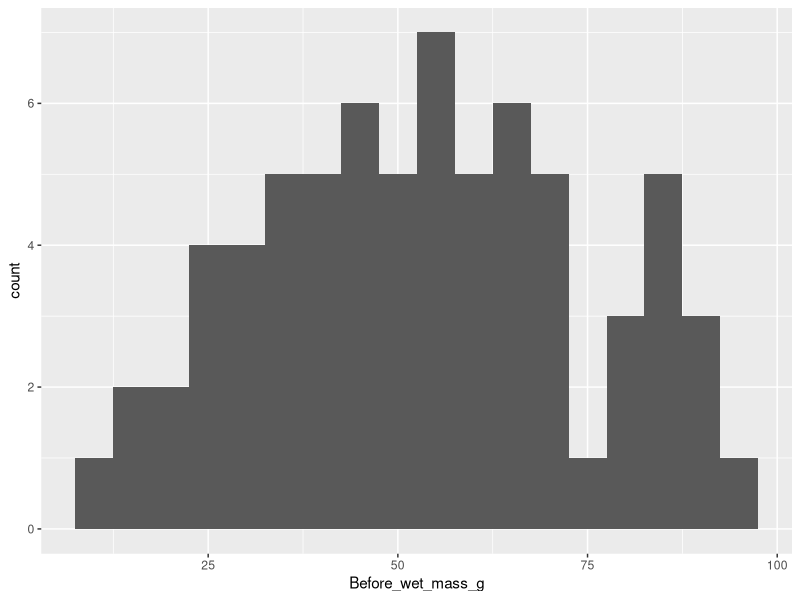
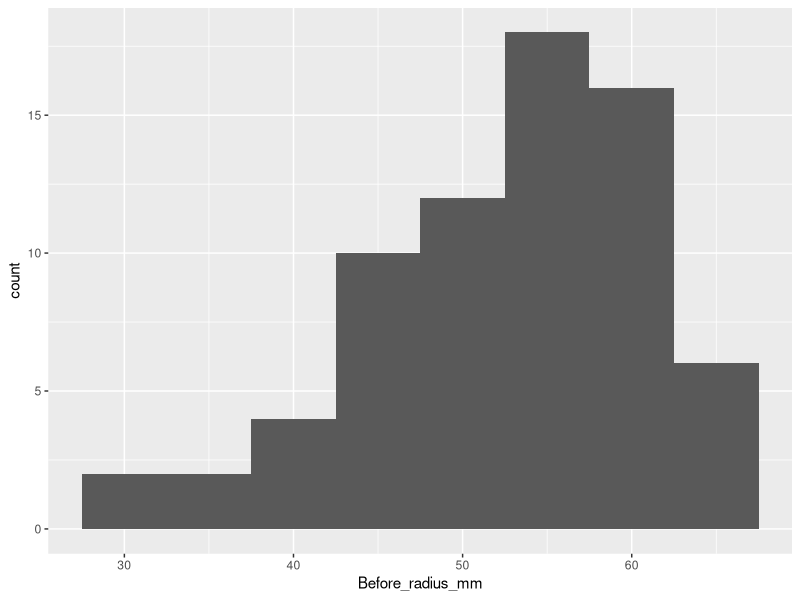
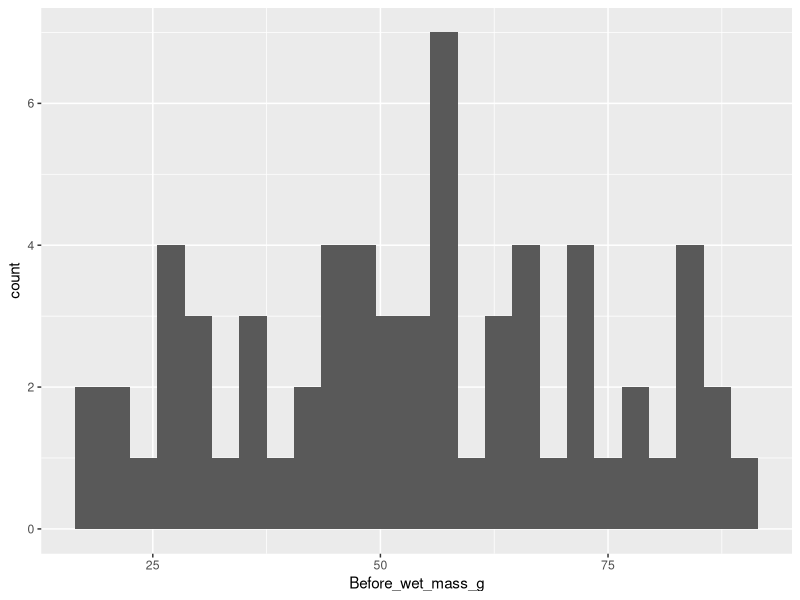
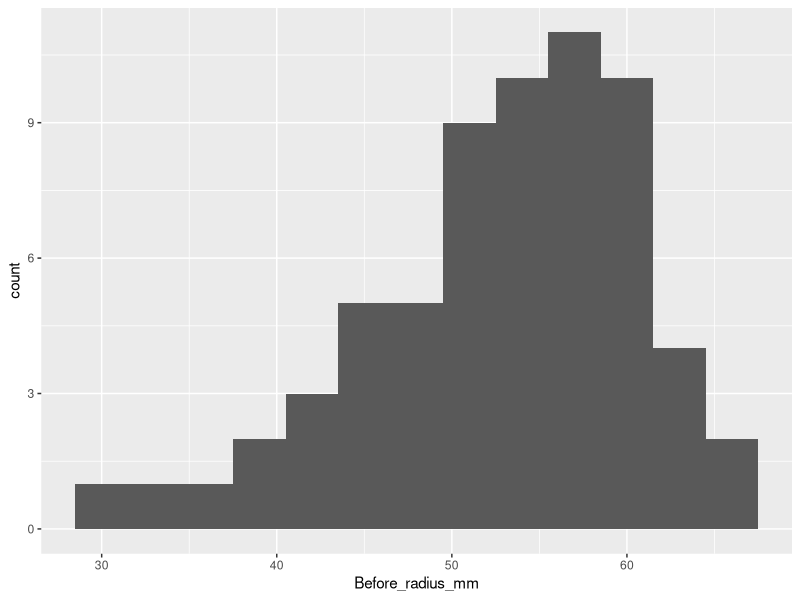

Recreate these plots in R, in order. (Note: this script raises an error after producing the figures.)
## ---- chunk 1

library(readxl)
library(here)
library(dplyr)
library(ggplot2)
library(knitr)
library(kableExtra)

knitr::opts_chunk$set(echo=FALSE, warning=FALSE, tidy = TRUE, message=FALSE)

phys_char <- read_excel(here("01_raw_data", "LS_Physical_Characteristics.xlsx"))

## ---- chunk 2
ggplot(phys_char, aes(x = Before_wet_mass_g)) +
  geom_histogram(binwidth = 5)

ggplot(phys_char, aes(x = Before_radius_mm)) +
  geom_histogram(binwidth = 5)
## ---- chunk 3

phys_char_cleaned <- phys_char %>%
  filter(!ID %in% c("LS24", "LS47", "LS52", "LS35", "LS27", "LS50")) %>% #change with real data
  filter(Before_wet_mass_g > 1)  #change with real data

## ---- chunk 4
ggplot(phys_char_cleaned, aes(x = Before_wet_mass_g)) +
  geom_histogram(binwidth = 3)

ggplot(phys_char_cleaned, aes(x = Before_radius_mm)) +
  geom_histogram(binwidth = 3)
## ---- chunk 5

large_seastars <- phys_char_cleaned %>%
  arrange(desc(Before_radius_mm)) %>%
  head(n = 16)

small_seastars <- phys_char_cleaned  %>%
  arrange(desc(Before_radius_mm)) %>%
  tail(n = 16)

medium_seastars <- phys_char_cleaned  %>%
  filter(!ID %in% c(large_seastars$ID, small_seastars$ID))

## ---- chunk 6

set.seed(98)
large_random <- sample(large_seastars$ID, 16, replace = FALSE)

set.seed(853)
medium_random <- sample(medium_seastars$ID, 32, replace = FALSE)

set.seed(54)
small_random <- sample(small_seastars$ID, 16, replace = FALSE)

## ---- chunk 7

C10_fed_10meta <- c(large_random[1:2], medium_random[1:4], small_random[1:2])
set.seed(458)
C10_fed_10meta <- sample(C10_fed_10meta, 8, replace = FALSE)
C10_fed_10meta_1stSamp <- C10_fed_10meta[c(1,3,5,7)]
C10_fed_10meta_2ndSamp <- C10_fed_10meta[c(2,4,6,8)]

C10_fed_15meta <- c(large_random[3:4], medium_random[5:8], small_random[3:4])
set.seed(75)
C10_fed_15meta <- sample(C10_fed_15meta, 8, replace = FALSE)
C10_fed_15meta_1stSamp <- C10_fed_15meta[c(1,3,5,7)]
C10_fed_15meta_2ndSamp <- C10_fed_15meta[c(2,4,6,8)]

C10_unfed_10meta <- c(large_random[5:6], medium_random[9:12], small_random[5:6])
set.seed(567)
C10_unfed_10meta <- sample(C10_unfed_10meta, 8, replace = FALSE)
C10_unfed_10meta_1stSamp <- C10_unfed_10meta[c(1,3,5,7)]
C10_unfed_10meta_2ndSamp <- C10_unfed_10meta[c(2,4,6,8)]

C10_unfed_15meta <- c(large_random[7:8], medium_random[13:16], small_random[7:8])
set.seed(32)
C10_unfed_15meta <- sample(C10_unfed_15meta, 8, replace = FALSE)
C10_unfed_15meta_1stSamp <- C10_unfed_15meta[c(1,3,5,7)]
C10_unfed_15meta_2ndSamp <- C10_unfed_15meta[c(2,4,6,8)]

C15_fed_15meta  <- c(large_random[9:10], medium_random[17:20], small_random[9:10])
set.seed(7)
C15_fed_15meta <- sample(C15_fed_15meta, 8, replace = FALSE)
C15_fed_15meta_1stSamp <- C15_fed_15meta[c(1,3,5,7)]
C15_fed_15meta_2ndSamp <- C15_fed_15meta[c(2,4,6,8)]

C15_fed_20meta <- c(large_random[11:12], medium_random[21:24], small_random[11:12])
set.seed(647)
C15_fed_20meta <- sample(C15_fed_20meta, 8, replace = FALSE)
C15_fed_20meta_1stSamp <- C15_fed_20meta[c(1,3,5,7)]
C15_fed_20meta_2ndSamp <- C15_fed_20meta[c(2,4,6,8)]

C15_unfed_15meta <- c(large_random[13:14], medium_random[25:28], small_random[13:14])
set.seed(29)
C15_unfed_15meta <- sample(C15_unfed_15meta, 8, replace = FALSE)
C15_unfed_15meta_1stSamp <- C15_unfed_15meta[c(1,3,5,7)]
C15_unfed_15meta_2ndSamp <- C15_unfed_15meta[c(2,4,6,8)]

C15_unfed_20meta <- c(large_random[15:16], medium_random[29:32], small_random[15:16])
set.seed(875647)
C15_unfed_20meta <- sample(C15_unfed_20meta, 8, replace = FALSE)
C15_unfed_20meta_1stSamp <- C15_unfed_20meta[c(1,3,5,7)]
C15_unfed_20meta_2ndSamp <- C15_unfed_20meta[c(2,4,6,8)]

## ---- chunk 8

sea_stars_assigned <- phys_char %>%
  mutate(
    Treatment_Code = case_when(
      ID %in% C10_fed_10meta_1stSamp ~ "C10_fed_10meta_1stSamp",
      ID %in% C10_fed_15meta_1stSamp ~ "C10_fed_15meta_1stSamp",
      ID %in% C10_unfed_10meta_1stSamp ~ "C10_unfed_10meta_1stSamp",
      ID %in% C10_unfed_15meta_1stSamp ~ "C10_unfed_15meta_1stSamp",
      ID %in% C15_fed_15meta_1stSamp ~ "C15_fed_15meta_1stSamp",
      ID %in% C15_fed_20meta_1stSamp ~ "C15_fed_20meta_1stSamp",
      ID %in% C15_unfed_15meta_1stSamp ~ "C15_unfed_15meta_1stSamp",
      ID %in% C15_unfed_20meta_1stSamp ~ "C15_unfed_20meta_1stSamp",
      ID %in% C10_fed_10meta_2ndSamp ~ "C10_fed_10meta_2ndSamp",
      ID %in% C10_fed_15meta_2ndSamp ~ "C10_fed_15meta_2ndSamp",
      ID %in% C10_unfed_10meta_2ndSamp ~ "C10_unfed_10meta_2ndSamp",
      ID %in% C10_unfed_15meta_2ndSamp ~ "C10_unfed_15meta_2ndSamp",
      ID %in% C15_fed_15meta_2ndSamp ~ "C15_fed_15meta_2ndSamp",
      ID %in% C15_fed_20meta_2ndSamp ~ "C15_fed_20meta_2ndSamp",
      ID %in% C15_unfed_15meta_2ndSamp ~ "C15_unfed_15meta_2ndSamp",
      ID %in% C15_unfed_20meta_2ndSamp ~ "C15_unfed_20meta_2ndSamp"
    ),
    Temp_Treatment = case_when(
      ID %in% c(C10_fed_10meta, C10_fed_15meta, C10_unfed_10meta, C10_unfed_15meta) ~ "Temp_10C",
      ID %in% c(C15_fed_15meta, C15_fed_20meta, C15_unfed_15meta, C15_unfed_20meta) ~ "Temp_15C"
    ),
    Food_Treatment = case_when(
      ID %in% c(C10_fed_10meta, C10_fed_15meta, C15_fed_15meta, C15_fed_20meta) ~ "fed",
      ID %in% c(C10_unfed_10meta, C10_unfed_15meta, C15_unfed_15meta, C15_unfed_20meta) ~ "unfed"
    ),
    Metabolic_Temp_Treatment = case_when(
      ID %in% c(C10_fed_10meta, C10_unfed_10meta) ~ "Meta_10C",
      ID %in% c(C10_fed_15meta, C10_unfed_15meta, C15_fed_15meta, C15_unfed_15meta) ~ "Meta_15C",
      ID %in% c(C15_fed_20meta, C15_unfed_20meta) ~ "Meta_20C"
    ),
    Sampling_Day_Treatment = case_when(
      ID %in% c(C10_fed_10meta_1stSamp, C10_fed_15meta_1stSamp, C10_unfed_10meta_1stSamp, 
                C10_unfed_15meta_1stSamp, C15_fed_15meta_1stSamp, C15_fed_20meta_1stSamp, 
                C15_unfed_15meta_1stSamp, C15_unfed_20meta_1stSamp) ~ "1st_Sampling",
      ID %in% c(C10_fed_10meta_2ndSamp, C10_fed_15meta_2ndSamp, C10_unfed_10meta_2ndSamp, 
                C10_unfed_15meta_2ndSamp, C15_fed_15meta_2ndSamp, C15_fed_20meta_2ndSamp, 
                C15_unfed_15meta_2ndSamp, C15_unfed_20meta_2ndSamp) ~ "2nd_Sampling"
    )
    ) %>% 
  dplyr::select(ID, Treatment_Code, Temp_Treatment, Food_Treatment,
                Metabolic_Temp_Treatment, Sampling_Day_Treatment, Before_radius_mm,
                Before_wet_mass_g, After_radius_mm, After_wet_mass_g, Notes)

## ---- chunk 9
C10_fed_10meta_1stSamp
## ---- chunk 10
C10_fed_10meta_2ndSamp
## ---- chunk 11
C10_fed_15meta_1stSamp
## ---- chunk 12
C10_fed_15meta_2ndSamp
## ---- chunk 13
C10_unfed_10meta_1stSamp
## ---- chunk 14
C10_unfed_10meta_2ndSamp
## ---- chunk 15
C10_unfed_15meta_1stSamp
## ---- chunk 16
C10_unfed_15meta_2ndSamp
## ---- chunk 17
C15_fed_15meta_1stSamp
## ---- chunk 18
C15_fed_15meta_2ndSamp
## ---- chunk 19
C15_fed_20meta_1stSamp
## ---- chunk 20
C15_fed_20meta_2ndSamp
## ---- chunk 21
C15_unfed_15meta_1stSamp
## ---- chunk 22
C15_unfed_15meta_2ndSamp
## ---- chunk 23
C15_unfed_20meta_1stSamp
## ---- chunk 24
C15_unfed_20meta_2ndSamp
## ---- chunk 25

write.csv(sea_stars_assigned, 
          file = here::here("03_cleaned_data",
                            "LS_Physical_Characteristics_wAssignments.csv"),
          row.names = FALSE)
